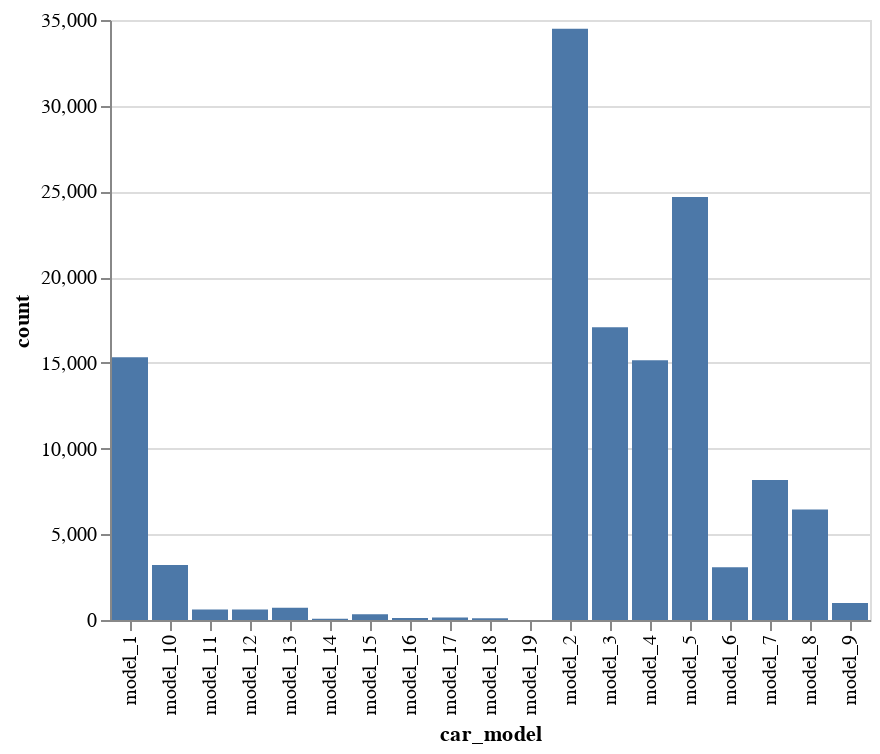

The cell this chart's notebook holds for it:
### Code cell
# display frequency distribution of car_model
alt.data_transformers.disable_max_rows()
alt.Chart(car_model_count).mark_bar().encode(
    alt.X("car_model"),
    alt.Y('count'),
    tooltip=['count']
).interactive()

### Figure 1 — Vega-Lite specification as saved in the notebook (floating-point values rounded to 4 significant figures)
{"config": {"view": {"continuousWidth": 400, "continuousHeight": 300}}, "data": {"name": "data-7089550a137e77b8032abfa2ee19ce76"}, "mark": "bar", "encoding": {"tooltip": [{"type": "quantitative", "field": "count"}], "x": {"type": "nominal", "field": "car_model"}, "y": {"type": "quantitative", "field": "count"}}, "selection": {"selector001": {"type": "interval", "bind": "scales", "encodings": ["x", "y"]}}, "$schema": "https://vega.github.io/schema/vega-lite/v4.8.1.json", "datasets": {"data-7089550a137e77b8032abfa2ee19ce76": [{"car_model": "model_19", "count": 2, "percentage": 0.001523}, {"car_model": "model_14", "count": 78, "percentage": 0.05939}, {"car_model": "model_18", "count": 101, "percentage": 0.0769}, {"car_model": "model_16", "count": 114, "percentage": 0.0868}, {"car_model": "model_17", "count": 153, "percentage": 0.1165}, {"car_model": "model_15", "count": 334, "percentage": 0.2543}, {"car_model": "model_11", "count": 612, "percentage": 0.466}, {"car_model": "model_12", "count": 614, "percentage": 0.4675}, {"car_model": "model_13", "count": 714, "percentage": 0.5436}, {"car_model": "model_9", "count": 994, "percentage": 0.7568}, {"car_model": "model_6", "count": 3071, "percentage": 2.338}, {"car_model": "model_10", "count": 3215, "percentage": 2.448}, {"car_model": "model_8", "count": 6443, "percentage": 4.906}, {"car_model": "model_7", "count": 8167, "percentage": 6.218}, {"car_model": "model_4", "count": 15155, "percentage": 11.54}, {"car_model": "model_1", "count": 15331, "percentage": 11.67}, {"car_model": "model_3", "count": 17074, "percentage": 13.0}, {"car_model": "model_5", "count": 24674, "percentage": 18.79}, {"car_model": "model_2", "count": 34491, "percentage": 26.26}]}}
